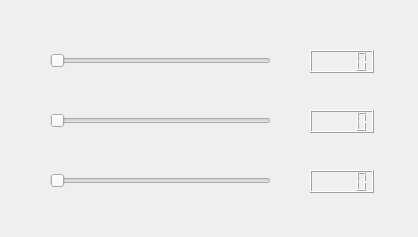
<?xml version="1.0" encoding="UTF-8"?>
<ui version="4.0">
 <class>TestWidget</class>
 <widget class="QWidget" name="TestWidget">
  <property name="geometry">
   <rect>
    <x>0</x>
    <y>0</y>
    <width>418</width>
    <height>237</height>
   </rect>
  </property>
  <property name="windowTitle">
   <string>Form</string>
  </property>
  <widget class="QSlider" name="aSlider">
   <property name="geometry">
    <rect>
     <x>50</x>
     <y>50</y>
     <width>221</width>
     <height>22</height>
    </rect>
   </property>
   <property name="orientation">
    <enum>Qt::Horizontal</enum>
   </property>
  </widget>
  <widget class="QSlider" name="bSlider">
   <property name="geometry">
    <rect>
     <x>50</x>
     <y>110</y>
     <width>221</width>
     <height>22</height>
    </rect>
   </property>
   <property name="orientation">
    <enum>Qt::Horizontal</enum>
   </property>
  </widget>
  <widget class="QSlider" name="cSlider">
   <property name="geometry">
    <rect>
     <x>50</x>
     <y>170</y>
     <width>221</width>
     <height>22</height>
    </rect>
   </property>
   <property name="orientation">
    <enum>Qt::Horizontal</enum>
   </property>
  </widget>
  <widget class="QLCDNumber" name="lcdNumber">
   <property name="geometry">
    <rect>
     <x>310</x>
     <y>50</y>
     <width>64</width>
     <height>23</height>
    </rect>
   </property>
  </widget>
  <widget class="QLCDNumber" name="lcdNumber_2">
   <property name="geometry">
    <rect>
     <x>310</x>
     <y>110</y>
     <width>64</width>
     <height>23</height>
    </rect>
   </property>
  </widget>
  <widget class="QLCDNumber" name="lcdNumber_3">
   <property name="geometry">
    <rect>
     <x>310</x>
     <y>170</y>
     <width>64</width>
     <height>23</height>
    </rect>
   </property>
  </widget>
 </widget>
 <resources/>
 <connections>
  <connection>
   <sender>aSlider</sender>
   <signal>valueChanged(int)</signal>
   <receiver>lcdNumber</receiver>
   <slot>display(int)</slot>
   <hints>
    <hint type="sourcelabel">
     <x>178</x>
     <y>60</y>
    </hint>
    <hint type="destinationlabel">
     <x>331</x>
     <y>67</y>
    </hint>
   </hints>
  </connection>
  <connection>
   <sender>bSlider</sender>
   <signal>valueChanged(int)</signal>
   <receiver>lcdNumber_2</receiver>
   <slot>display(int)</slot>
   <hints>
    <hint type="sourcelabel">
     <x>230</x>
     <y>120</y>
    </hint>
    <hint type="destinationlabel">
     <x>324</x>
     <y>121</y>
    </hint>
   </hints>
  </connection>
  <connection>
   <sender>cSlider</sender>
   <signal>valueChanged(int)</signal>
   <receiver>lcdNumber_3</receiver>
   <slot>display(int)</slot>
   <hints>
    <hint type="sourcelabel">
     <x>241</x>
     <y>171</y>
    </hint>
    <hint type="destinationlabel">
     <x>325</x>
     <y>182</y>
    </hint>
   </hints>
  </connection>
 </connections>
</ui>
